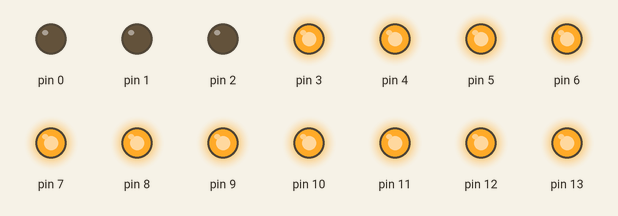
Simulated run of this sketch. Board: Arduino Uno, built with avr-gcc and run on an emulated ATmega328P. Parts: output pins drawn as LEDs (lit = HIGH).

Above: at 0.2 s.
At 0.7 s:
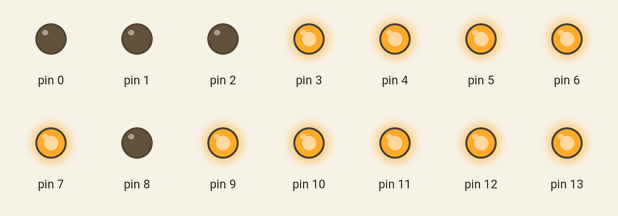
At 1.7 s:
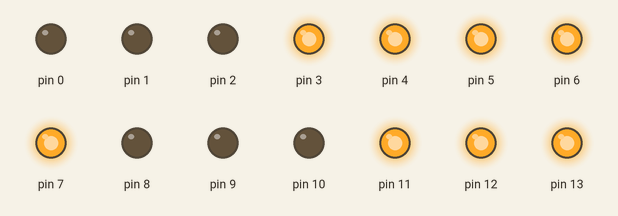
At 3.2 s:
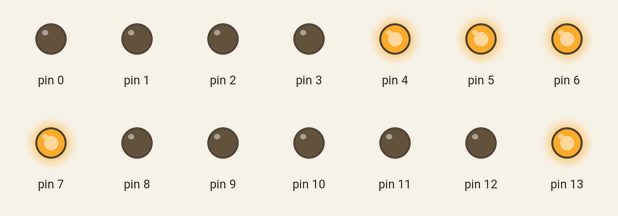
At 4.7 s:
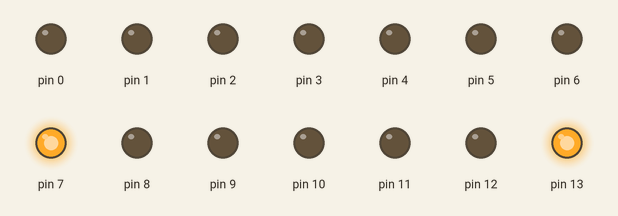
At 6.2 s:
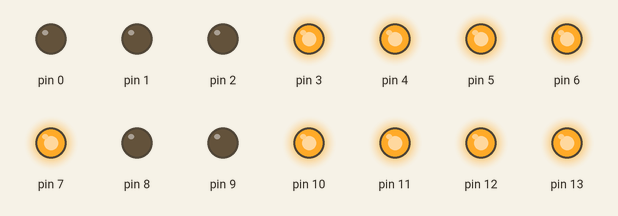
Timing chart, 0 to 6.5 s (numbered marks = the images above):
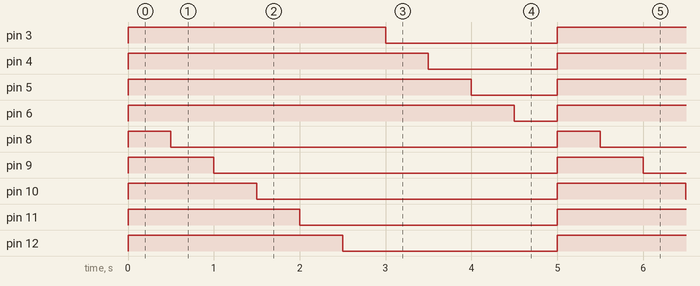

The sketch:

registerRewrite.ino
```cpp
 void setup() {
    DDRB = 0xFF;
    DDRD = 0xFF;
    PORTB = 0xFF;
    PORTD = 0xF8;
 }

 void loop() {

   delay(500);

   if(PORTB>0b11100000){

    PORTB = PORTB << 1;

   } else {

    PORTD = PORTD << 1;

    if(PORTD < 0b1111){

      PORTB = 0xFF;
      PORTD = 0xF8;

    }

   }

//   if(PORTB == 0b1110000){
//
//    PORTD = PORTD << 1;
//
//   } else {
//
//    PORTB = PORTB << 1;
//
//   }
//
//   if(PORTB == 0 && PORTD == 0){
//
//        PORTB = 0xFF;
//        PORTD = 0xFF;
//
//   }


 }
```

Measured:
- by itself, pin 3: alternates HIGH for 3.0 s and LOW for 2.0 s
- by itself, pin 4: alternates HIGH for 3.5 s and LOW for 1.5 s
- by itself, pin 5: alternates HIGH for 4.0 s and LOW for 1.0 s
- by itself, pin 6: alternates HIGH for 4.5 s and LOW for 0.50 s
- by itself, pin 8: alternates HIGH for 0.50 s and LOW for 4.5 s
- by itself, pin 9: alternates HIGH for 1.0 s and LOW for 4.0 s
- by itself, pin 10: alternates HIGH for 1.5 s and LOW for 3.5 s
- by itself, pin 11: alternates HIGH for 2.0 s and LOW for 3.0 s
